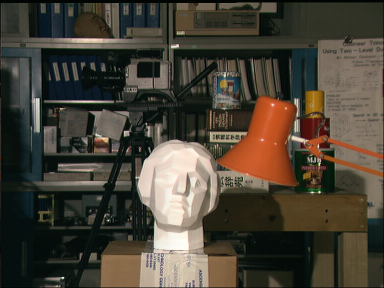
//> input picture im0.ppm, 384 x 288 px
$ ./main   (built with g++ and OpenCV 4)
//> lines starting //> are read from the running program, lines starting //| are printed output that depends on the picture
//Include required headers

#include "opencv2/imgcodecs/imgcodecs.hpp"
#include <iostream>
#include "opencv2/opencv.hpp"
#include "opencv2/core/core.hpp"
#include "opencv2/calib3d/calib3d.hpp"
#include <opencv2/highgui/highgui.hpp>
#include <opencv2/imgproc/imgproc.hpp>
#include <stdio.h>

using namespace std;
using namespace cv;


int main( int argc, char** argv )
{
//Load Images and initialize parameters.
    Mat im_left=imread("/media/ankushbraj/02810E551F2735A4/ubuntu desktop/qt creater/im0.ppm");
//> im_left is the input picture: 288 rows x 384 cols, CV_8UC3; mean B, G, R 54.7, 66.6, 73.2
    Mat im_right=imread("/media/ankushbraj/02810E551F2735A4/ubuntu desktop/qt creater/im1.ppm");
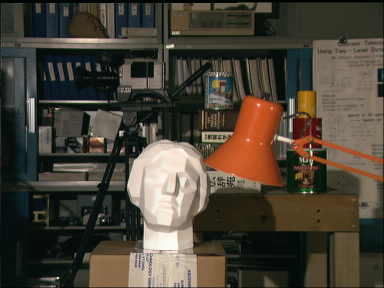
//> input picture im1.ppm, 384 x 288 px
//> im_right is the input picture: 288 rows x 384 cols, CV_8UC3; mean B, G, R 55.2, 67.2, 74.1
    cv::Size imagesize = im_left.size();
//> imagesize = Size(384, 288)
    cv::Mat disparity_left=cv::Mat(imagesize.height,imagesize.width,CV_16S);
    cv::Mat g1,g2,disp1,disp2;
    cv::cvtColor(im_left,g1,cv::COLOR_BGR2GRAY);
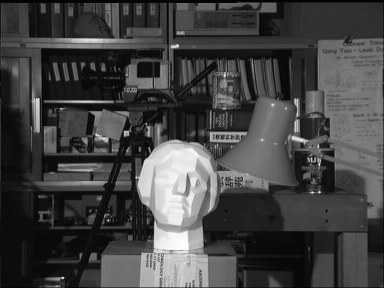
//> g1: 288 rows x 384 cols, CV_8UC1; min 0, max 253, mean 67.3
    cv::cvtColor(im_right,g2,cv::COLOR_BGR2GRAY);
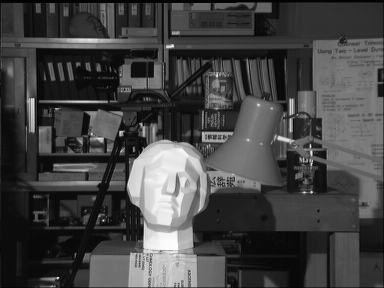
//> g2: 288 rows x 384 cols, CV_8UC1; min 0, max 253, mean 67.9


//set parameters for StereoBM.
//create(numDisparities,SADWindowSize)
//numDisparities is maximum disparity minus minimum disparity. This parameter must be divisible by 16.
//disp12MaxDiff – Maximum allowed difference in the left and right disparity check.
//speckleRange – Maximum disparity variation within each connected component.
//speckleWindowSize – Maximum size of smooth disparity regions to consider their noise speckles and invalidate.
//uniquenessRatio – Margin in percentage by which the minimum computed cost function value should “win” the second best value to consider the found match correct.
//minDisparity – Minimum possible disparity value.
//preFilterCap – Truncation value for the prefiltered image pixels.
//P1, P2, uniqueness Ratio - used in filtering the disparity map before returning to reject small blocks.


//Apply SBM algorithm and normalize,Disparity will be either CV_16S or CV_32F, it needs to be compressed and normalized to CV_8U
    cv::Ptr<cv::StereoBM> sbm = cv::StereoBM::create(64,31);
    sbm->setDisp12MaxDiff(-1);
    sbm->setSpeckleRange(0);
    sbm->setSpeckleWindowSize(0);
    sbm->setUniquenessRatio(15);
    sbm->setTextureThreshold(10);
    sbm->setMinDisparity(0);
    sbm->setPreFilterCap(31);
    sbm->setPreFilterSize(41);
    sbm->compute(g1,g2,disparity_left);
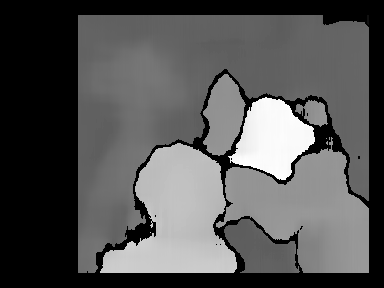
//> disparity_left: 288 rows x 384 cols, CV_16SC1; min -16, max 231, mean 66.2; drawn with min black and max white
    normalize(disparity_left, disp1, 0, 255, CV_MINMAX, CV_8U);

//Apply SGBM algorithm and normalize
    cv::Ptr<cv::StereoSGBM> sgbm = cv::StereoSGBM::create(0,64,31);
    sgbm->setP1(100);
    sgbm->setP2(1000);
    sgbm->setMinDisparity(0);
    sgbm->setUniquenessRatio(15);
    sgbm->setSpeckleWindowSize(0);
    sgbm->setSpeckleRange(0);
    sgbm->setDisp12MaxDiff(-1);
    sgbm->compute(g1,g2,disparity_left);
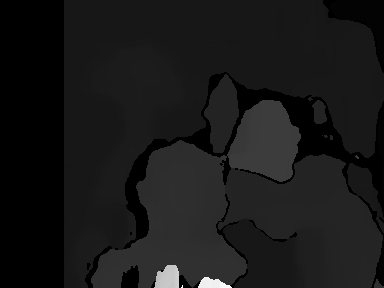
//> disparity_left: 288 rows x 384 cols, CV_16SC1; min -16, max 1008, mean 83.2; drawn with min black and max white
    normalize(disparity_left, disp2, 0, 255, CV_MINMAX, CV_8U);

//Name the output windows and display the input images
    cv::namedWindow("Left",CV_WINDOW_FREERATIO);
    cv::imshow("Left", im_left);
    cv::namedWindow("Right",CV_WINDOW_FREERATIO);
    cv::imshow("Right", im_right);
    cv::namedWindow("StereoBM",CV_WINDOW_FREERATIO);
//Save the results in the local device and display the resulting disparity map

    cv::imshow("StereoBM", disp1);
    cv::imwrite( "/media/ankushbraj/02810E551F2735A4/ubuntu desktop/qt creater/out1.jpg", disp1);
    cv::namedWindow("StereoSGBM",CV_WINDOW_FREERATIO);
    cv::imshow("StereoSGBM", disp2);
    cv::imwrite( "/media/ankushbraj/02810E551F2735A4/ubuntu desktop/qt creater/out2.jpg", disp2);
    cv::waitKey(0);
    return 0;
}
